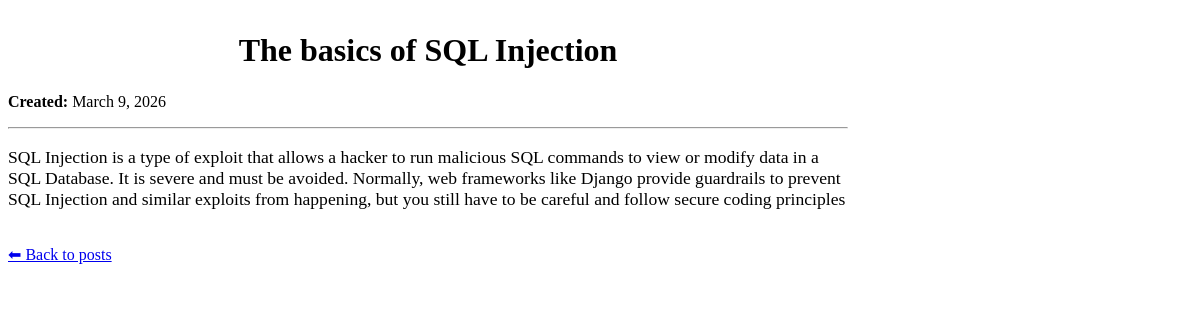
Screenshot of /what-is-sql-injection/ with the database file from the repository.
### posts/models.py (models this page shows, shortened)
class Post(models.Model):
    title = models.CharField(max_length=255)
    slug = models.SlugField(max_length=255, unique=True, blank=True, null=True)
    body = models.TextField()
    status = models.TextField(choices=StatusChoices)
    is_archived = models.BooleanField(default=False)
    created = models.DateTimeField(auto_now_add=True)
    updated = models.DateTimeField(auto_now=True)
    class Meta:
        ordering = ["-created"]

### posts/views.py (the view)
# urls.py: path("<slug:slug>/", post_detail, name="post_detail"),
def post_detail(request, slug):
    post = get_object_or_404(Post, slug=slug)
    referer = request.META.get("HTTP_REFERER", "/")
    back_url = (
        referer
        if url_has_allowed_host_and_scheme(referer, allowed_hosts={request.get_host()})
        else "/"
    )
    return render(
        request, "blog/post_detail.html", {"post": post, "back_url": back_url}
    )

### posts/templatetags/markdown_extras.py (called while the page is built)
@register.filter()
@stringfilter
def markdown(value):
    result =  md.markdown(
        value,
        extensions=[
            'markdown.extensions.fenced_code',
            'markdown.extensions.codehilite',
            'markdown.extensions.nl2br',
        ],
        extension_configs={
            'codehilite': {
                'css_class': 'highlight',
                'guess_lang': False,
            }
        }
    )
    return mark_safe(result)

### templates/blog/post_detail.html (shortened to what this page needs)
{% extends 'base.html' %}
{% load markdown_extras %}
{% block content %}
  <main>
    <h1 class="title">{{ post.title}}</h1>
      {% if post.created|date:"Y-m-d" == post.updated|date:"Y-m-d" %}
      <p><strong>Created: </strong>{{ post.created|date:"F j, Y"}}</p>
      {% else %}
      <span><strong>Created: </strong>{{ post.created|date:"F j, Y"}}</span>
      <p><strong>Last Edited: </strong>{{ post.updated|date:"F j, Y"}}</p>
      {% endif %}
      <hr>
    <div style="font-size: 1.1rem;">
      {{ post.body|markdown}}
    </div>
    <br>
    <a href="{{ back_url }}">⬅ Back to posts</a>
  </main>
{% endblock content %}

### templates/base.html (style rules this page uses)
.title { text-align: center; margin: 2rem 0 1.5rem; }

### rows the page displays
Post: title "The basics of SQL Injection", created "March 9, 2026", body "SQL Injection is a type of exploit that allows a hacker to run malicious SQL commands to view or modify data in a SQL Database. It is severe and must be avoided. Normally, web frameworks like Django provide guardrails to prevent SQL Injection and similar exploits from happening, but you still have to be careful and follow secure coding principles"
